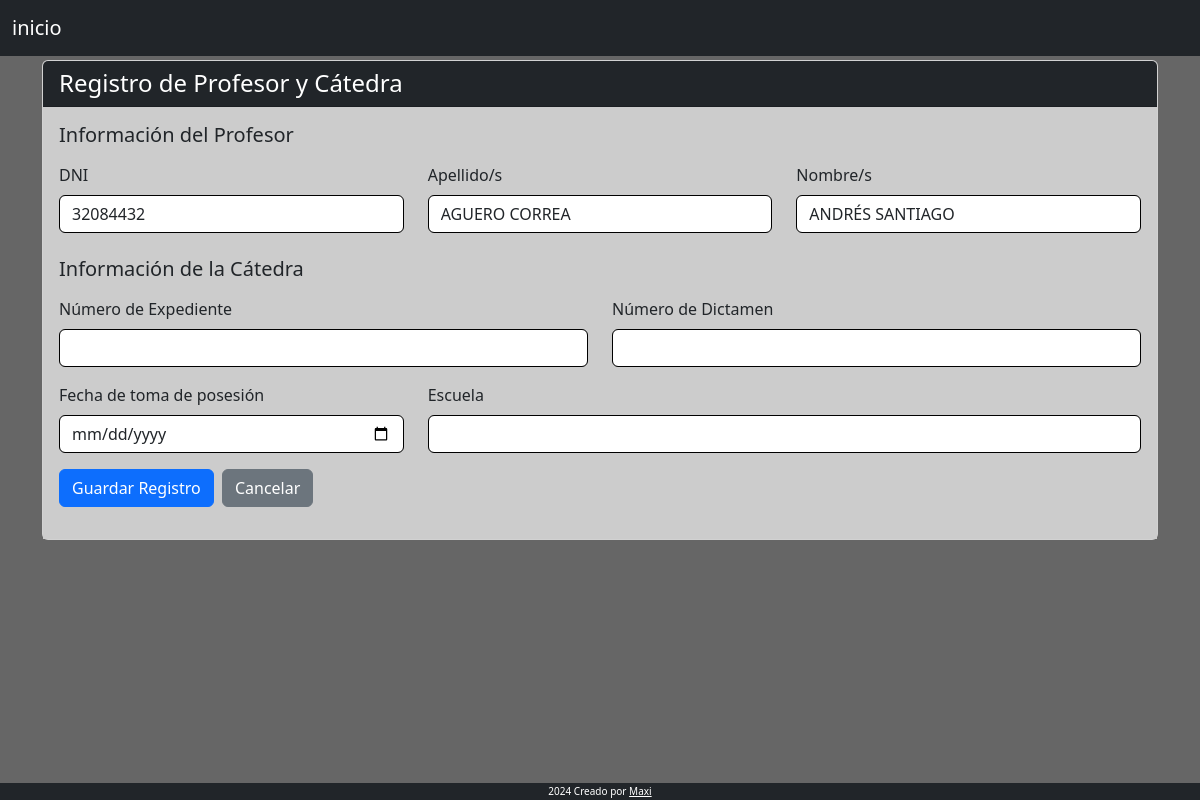
Page /hs_catedra_crea.php?dni=32084432 on the committed database.
### tables this page shows
CREATE TABLE `hs_catedras` (
  `id_catedra` int(11) NOT NULL,
  `id_profe` int(11) NOT NULL,
  `num_exp` varchar(50) NOT NULL,
  `num_dictamen` varchar(50) NOT NULL,
  `escuela` varchar(255) NOT NULL,
  `fecha_toma` date NOT NULL,
  `fecha_crea` date NOT NULL,
  `estado` varchar(10) NOT NULL DEFAULT 'Activo',
  `tipo` int(20) NOT NULL
);

CREATE TABLE `profesor` (
  `id_profe` int(11) NOT NULL,
  `nombre` varchar(50) NOT NULL,
  `apellido` varchar(50) NOT NULL,
  `dni` int(15) NOT NULL
);

### hs_catedra_crea.php (the view, shortened to what this page needs)
<?php require 'conn/connection.php';
include 'navbar.php';
if (isset($_GET['dni']) && is_numeric($_GET['dni'])) {
    $dni = $_GET['dni'];
        $query = "SELECT
                hs_catedras.*,
                profesor.*,
                tipo_tabla.*
            FROM
                hs_catedras
            INNER JOIN profesor ON hs_catedras.id_profe = profesor.id_profe
            INNER JOIN tipo_tabla ON hs_catedras.tipo = tipo_tabla.id_tipo
            WHERE profesor.dni = :dni
            ORDER BY profesor.id_profe DESC LIMIT 1
        ";
        $stmt = $db->prepare($query);
        $stmt->bindParam(':dni', $dni, PDO::PARAM_INT);
        $stmt->execute();
        $profe = $stmt->fetch(PDO::FETCH_ASSOC);
}
?>
<div class="container mt-0">
    <div class="row">
        <div class="col-md-12 ">
            <div class="card">
                <div class="card-header bg-dark text-white">
                    <h4 class="mb-0">Registro de Profesor y Cátedra</h4>
                </div>
                <div class="card-body" style="background-color:#cccccc;">
                        <form method="POST" action="">
                        <h5 class="mb-3">Información del Profesor</h5>
                        <div class="row mb-3">
                            <div class="col-md-4">
                                <label class="form-label">DNI</label>
                                <input type="text" name="dni" class="form-control"
                                    id="dniInput"
                                    value="<?php echo htmlspecialchars($profe['dni'] ?? '', ENT_QUOTES, 'UTF-8'); ?>"
                                    oninput="checkDNI(this)" pattern="[0-9]{8}" title="Ingresa exactamente 8 dígitos numéricos" required>
                            </div>
                            <div class="col-md-4">
                                <label class="form-label">Apellido/s</label>
                                <input type="text" name="apellido" class="form-control" value="<?php echo htmlspecialchars($profe['apellido'] ?? '', ENT_QUOTES, 'UTF-8'); ?>" required>
                            </div>
                            <div class="col-md-4">
                                <label class="form-label">Nombre/s</label>
                                <input type="text" name="nombre" class="form-control" value="<?php echo htmlspecialchars($profe['nombre'] ?? '', ENT_QUOTES, 'UTF-8'); ?>" required>
                            </div>
                        </div>
                            <h5 class="mb-3 mt-4">Información de la Cátedra</h5>
                            <div class="row mb-3">
                                <div class="col-md-6">
                                    <label class="form-label">Número de Expediente</label>
                                    <input type="text" name="num_exp" class="form-control" required>
                                </div>
                                <div class="col-md-6">
                                    <label class="form-label">Número de Dictamen</label>
                                    <input type="text" name="num_dictamen" class="form-control" required>
                                </div>
                            </div>
                            <div class="row mb-3">
                                <div class="col-md-4">
                                    <label class="form-label">Fecha de toma de posesión</label>
                                    <input type="date" name="fecha_toma" class="form-control" placeholder="DD/MM/YYYY" required>
                                </div>
                                <div class="col-md-8">
                                    <label class="form-label">Escuela</label>
                                    <input type="text" name="escuela" class="form-control" required>
                                </div>
                            </div>
                            <button type="submit" class="btn btn-primary">Guardar Registro</button>
                            <a class="btn btn-secondary ml-1 " href="index.php">Cancelar</a>
                    </form>
                </div>
            </div>
        </div>
    </div>
</div>
<?php require 'footer.php'; ?>

### navbar.php (style rules this page uses)
body { background-color:#666666; }

### hs_catedra_crea.php (style rules this page uses)
input.form-control { border: 1px solid #000; }

### rows in the picture
hs_catedras: dni "32084432", apellido "AGUERO CORREA", nombre "ANDRÉS SANTIAGO"
